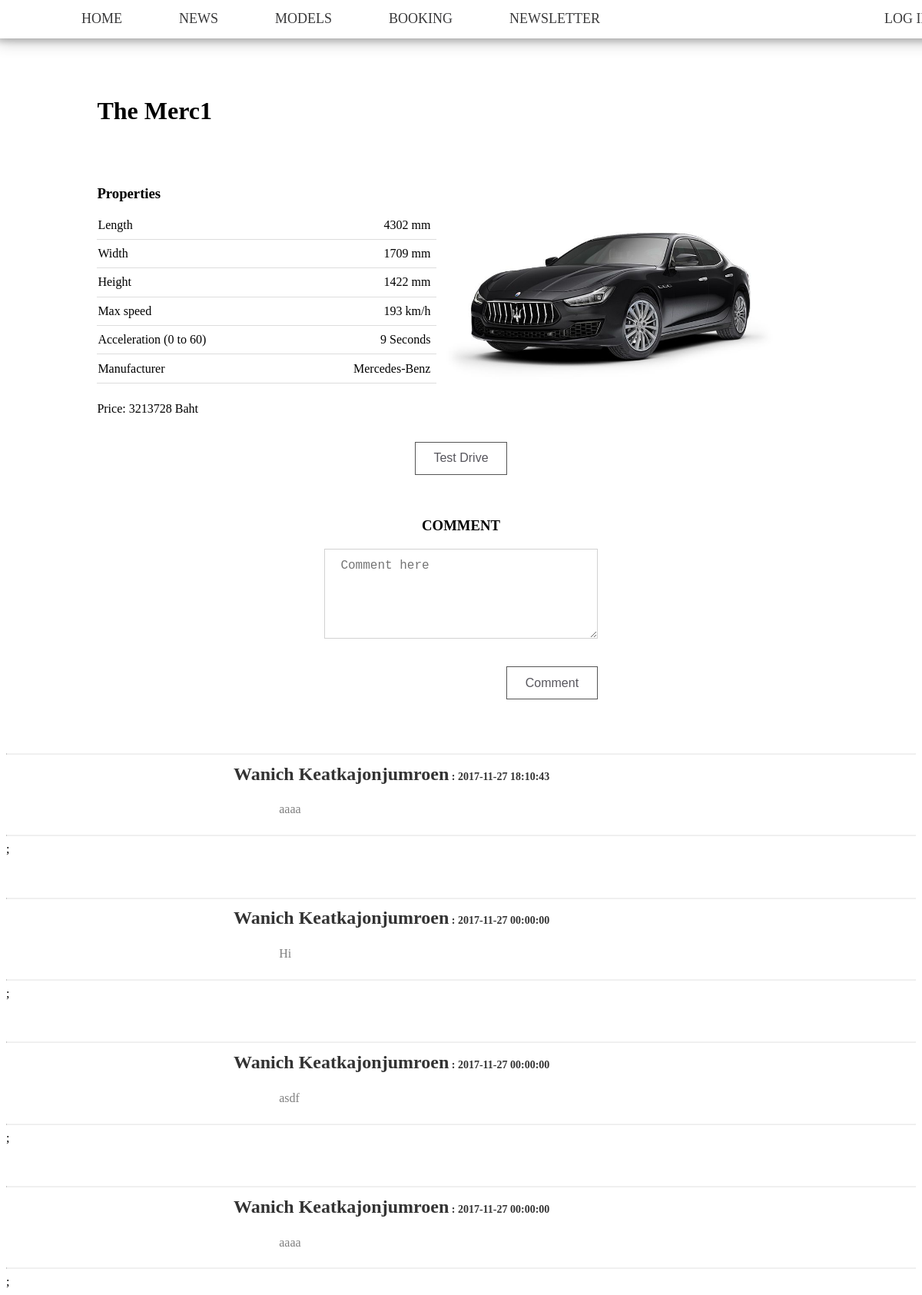
The app's page /Model.php?model=1 with its own data.
### tables this page shows
CREATE TABLE `product` (
  `productID` int(11) NOT NULL,
  `price` int(11) NOT NULL,
  `name` varchar(50) NOT NULL,
  `manufacturer` int(11) NOT NULL,
  `description` varchar(300) NOT NULL,
  `length` int(11) NOT NULL,
  `width` int(11) NOT NULL,
  `height` int(11) NOT NULL,
  `maxSpeed` int(11) NOT NULL,
  `acceleration` int(11) NOT NULL,
  `imageNum` int(11) NOT NULL DEFAULT '1',
  `disabled` int(11) NOT NULL DEFAULT '0'
);

CREATE TABLE `brands` (
  `brandID` int(11) NOT NULL,
  `brandName` varchar(40) NOT NULL,
  `logoURL` varchar(400) NOT NULL
);

CREATE TABLE `comments` (
  `commentID` int(11) NOT NULL,
  `productID` int(11) NOT NULL,
  `text` varchar(200) NOT NULL,
  `customerID` int(11) DEFAULT NULL,
  `dateTime` datetime NOT NULL DEFAULT CURRENT_TIMESTAMP
);

### Model.php (the view, shortened to what this page needs)
<html>
<link rel="stylesheet" href="Model2.css"/>
  <head>
  </head>
  <header>
    <?php
    require_once('menu.php');
    ?>
<?php
if(isset($_GET['model'])){
  $q='SELECT * FROM product,brands where manufacturer = brandID and productID = '.$_GET['model'];
  $results = $mysqli-> query($q);
  $row = $results->fetch_array();
}
 ?>
  <body>
    <div class="Name-Head" style="margin: 10% 15% 5% 10%;">
      <h1>  <?php
      if(isset($row)){
        echo 'The '.$row['name'];
      }else{
        echo 'Choose a Model';
      }
      ?> </h1>
    </div>
<br>
<h3 style="margin: 0% 5% 1% 10%" >Properties</h3>
    <table style="margin: 0% 5% 2% 10%">
      <tr>
        <td class="head">Length</td>
        <td class="detail">
          <?php
          if(isset($row)){
            echo $row['length'].' ';
          }else{
              echo "-";
          }
          ?>
           mm</td>
           <?php
           if(isset($row)){
            $image = 'car-img/'.$row['productID'].'_1.jpg';
          }
           ?>
        <td class="right-hand" rowspan="6"><img class = "carImage" src="<?php echo $image;  ?>"></td>
      </tr>
      <tr>
        <td class="head">Width</td>
        <td class="detail">
          <?php
          if(isset($row)){
            echo $row['width'].' ';
          }else{
              echo "-";
          }
          ?>
            mm</td>
      </tr>
      <tr>
        <td class="head">Height</td>
        <td class="detail">
          <?php
          if(isset($row)){
            echo $row['height'].' ';
          }else{
              echo "-";
          }
          ?>
            mm</td>
      </tr>
      <tr>
        <td class="head">Max speed</td>
        <td class="detail">
          <?php
          if(isset($row)){
            echo $row['maxSpeed'].' ';
          }else{
              echo "-";
          }
          ?>
            km/h </td>
      </tr>
      <tr>
        <td class="head">Acceleration (0 to 60)</td>
        <td class="detail">
          <?php
          if(isset($row)){
            echo $row['acceleration'].' ';
          }else{
              echo "-";
          }
          ?>
            Seconds</td>
      </tr>
      <tr>
        <td class="head">Manufacturer</td>
        <td class="detail">
          <?php
          if(isset($row)){
            echo $row['brandName'].' ';
          }else{
              echo "-";
          }
          ?>
            </td>
      </tr>
    </table>
    <p style="margin-left: 10%;">Price: <?php
    if(isset($row)){
      echo $row['price'].' ';
    }else{
        echo "-";
    }
    ?> Baht</p>
    <br>
    <center>
      <button class="button">Test Drive</button>
      <br>
      <br>
      <br>
      <h3>COMMENT</h3>
      <form action='comment.php' method='post'>
      <textarea id = "comment" name="comment" style="color: #7c7c7c; margin:0% 0% 3% 0%;" rows="6" cols="50" maxlength = "200" placeholder="Comment here"></textarea>
      <br>
      <input type="submit" class="button" style="margin:0% 0% 0% 20%;" value = 'Comment'></input>
    </form>
      </center>
  <?php
  if(isset($_GET['model'])){
    $q = 'SELECT CONCAT(fName, " ", lName) as name, text, dateTime FROM comments,customer WHERE productID = '.$_GET['model'].' and customer.customerID =comments.customerID ORDER BY dateTime DESC';
    $results = $mysqli->query($q);
    while($row = $results->fetch_array()){
      echo '<br>';
      echo '<hr style="margin-top: 3%; border-top: 1px solid #f2f2f2; ">';
      echo '<h2 style="margin: 1% 0% 2% 25%; color: #333333;">'.$row['name'].'<span style="font-size: 14px;"> : '.$row['dateTime'].'</span></h2>';
      echo '<p> <span style="margin: 1% 0% 2% 30%; color: grey;">'.$row['text'].'</span> </p>';
      echo ' <hr style="margin-top: 2%; border-top: 1px solid #f2f2f2;">;
      <br>';
    }
  }
?>
  </body>
</html>

### Model2.css (style rules this page uses)
body { font-weight: 300; }
header { background: White; }
header::after { content: ''; display: table; clear: both; }
table { table-layout:fixed; border-collapse: collapse; width: 75%; }
td.head { text-align: left; border-bottom: 1px solid #ddd; }
td.detail { column-width: 10%; padding: 8px; text-align: right; border-bottom: 1px solid #ddd; }
td.right-hand { width:50%; text-align: center; }
.carImage { max-width:100%; max-height:100%; }
.button { background-color: white; color: #57565d; border: 1px solid #555555; padding: 1% 2%; font-size: 16px; }
textarea { width: 30%; height: 15%; padding: 12px 20px; margin: 9px 0; box-sizing: border-box; border: 1px solid #d1d1d1; transition: 0.5s; transition: 0.5s; outline: none; font-size: 16px; }

### records on screen
product: name "Merc1", length "4302", width "1709", height "1422", maxSpeed "193", acceleration "9", brands.brandName "Mercedes-Benz", price "3213728"
comments: name "Wanich Keatkajonjumroen", dateTime "2017-11-27 18:10:43", text "aaaa"
comments: name "Wanich Keatkajonjumroen", dateTime "2017-11-27 00:00:00", text "Hi"
comments: name "Wanich Keatkajonjumroen", dateTime "2017-11-27 00:00:00", text "asdf"
comments: name "Wanich Keatkajonjumroen", dateTime "2017-11-27 00:00:00", text "aaaa"
